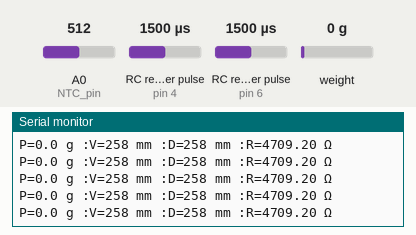
A sketch run on a simulated Arduino Uno, built with avr-gcc and run on an emulated ATmega328P. Parts: the last lines printed to the serial monitor. Wiring (inferred from the names in the program): 2 × RC receiver channel: data pin 4 / data pin 6. The test bench sets the inputs (shaded band); at power-on: RC receiver pulse (sensors on pin 4, pin 6) 1500 µs, weight on the scale 0 g, A0 (NTC_pin) = 512.

Above: at 3.2 s.
3.3 s: RC receiver pulse (sensor on pin 4) set to 1020 µs
At 3.39 s:
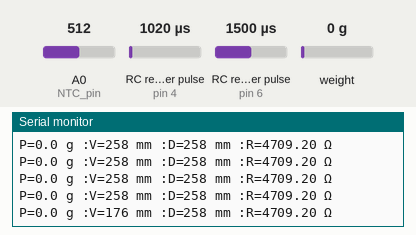
6.3 s: RC receiver pulse (sensor on pin 6) set to 1020 µs
At 6.33 s:
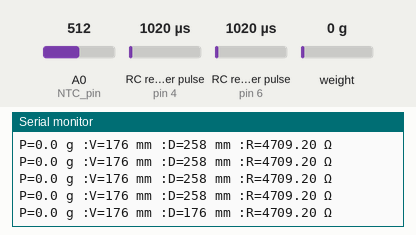
7.8 s: weight on the scale set to 100 g
At 7.87 s:
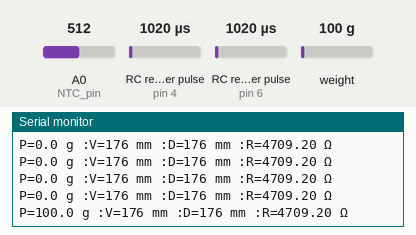
10.8 s: A0 (NTC_pin) set to 716
At 10.81 s:
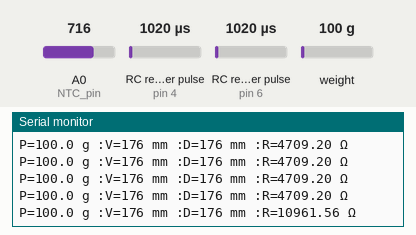
12.3 s: RC receiver pulse (sensor on pin 4) set to 1250 µs
At 12.35 s:
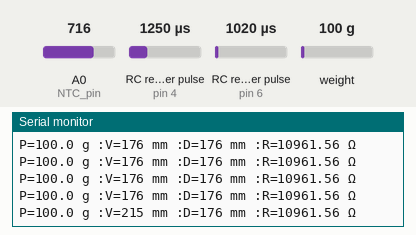
15.3 s: RC receiver pulse (sensor on pin 6) set to 1250 µs
At 15.43 s:
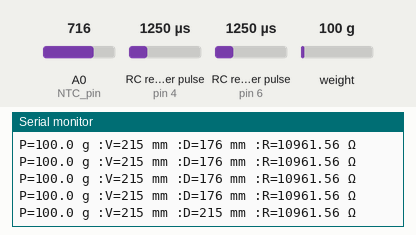
Timing chart, 0 to 17.8 s (numbered marks = the images above; inputs shaded):
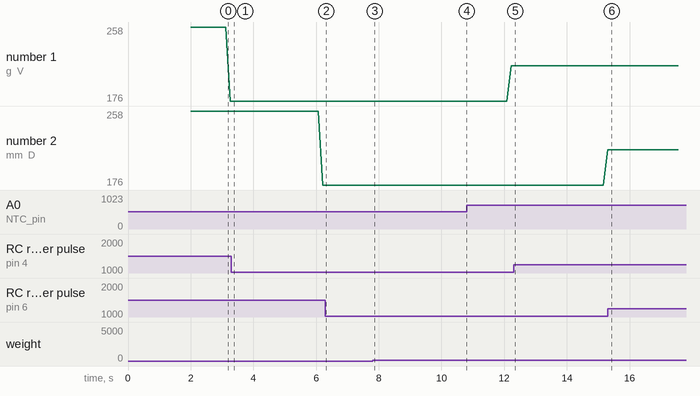

The sketch:

load_cell_and_HC_SR04_NTC.ino
```cpp
#include "HX711.h"

#define LOADCELL_DOUT_PIN  3
#define LOADCELL_SCK_PIN   2

HX711 scale;
float calibration_factor = -1194.0;

const int CH1_pingPin = 7;
const int CH1_echoPin = 6;
const int CH2_pingPin = 5;
const int CH2_echoPin = 4;

const int NTC_pin = A0; // Analog pin for NTC temperature sensor
/*
#Temperature (°C) | Resistance (kΩ)
#---------------------------------
#24               | 260
#30               | 200
#34               | 161
#55               | 72
#90               | 20.2
#100              | 14.5
#120              | 7.9
#150              | 3.47
#160              | 2.65
#170              | 2.08
#180              | 1.66
#191              | 1.31
#195              | 1.17
*/

void setup() {
  Serial.begin(115200);
  scale.begin(LOADCELL_DOUT_PIN, LOADCELL_SCK_PIN);
  scale.set_scale();
  scale.tare();
  long zero_factor = scale.read_average();
  scale.set_scale(calibration_factor);
  Serial.print("Zero factor: ");
  Serial.println(zero_factor);
  pinMode(CH1_pingPin, OUTPUT);
  pinMode(CH1_echoPin, INPUT);
  pinMode(CH2_pingPin, OUTPUT);
  pinMode(CH2_echoPin, INPUT);
}

void loop() {
  Serial.print("P=");
  Serial.print(scale.get_units(), 1);
  Serial.print(" g :");

  digitalWrite(CH2_pingPin, LOW);
  delayMicroseconds(2);
  digitalWrite(CH2_pingPin, HIGH);
  delayMicroseconds(10);
  digitalWrite(CH2_pingPin, LOW);
  long duration = pulseIn(CH2_echoPin, HIGH);
  long mm = microsecondsToMillimeters(duration);
  Serial.print("V=");
  Serial.print(mm);
  Serial.print(" mm :");

  delay(1);

  digitalWrite(CH1_pingPin, LOW);
  delayMicroseconds(2);
  digitalWrite(CH1_pingPin, HIGH);
  delayMicroseconds(10);
  digitalWrite(CH1_pingPin, LOW);
  duration = pulseIn(CH1_echoPin, HIGH);
  mm = microsecondsToMillimeters(duration);
  Serial.print("D=");
  Serial.print(mm);
  Serial.print(" mm :");

  // Read NTC temperature sensor value
  int ntcRawValue = analogRead(NTC_pin);

  // Convert NTC value to resistance
  float ntcResistance = calculateNTCResistance(ntcRawValue);

/*
  // Convert resistance to temperature in Celsius
  float ntcTemperature = calculateNTCTemperature(ntcResistance);

  Serial.print("T=");
  Serial.print(ntcTemperature, 2);
  Serial.println(" °C");
*/
  Serial.print("R=");
  Serial.print(ntcResistance, 2);
  Serial.println(" Ω");

  delay(1);
}

long microsecondsToMillimeters(long microseconds) {
  return 10 * microseconds / 29 / 2;
}

// Calculate NTC resistance based on analog value
float calculateNTCResistance(int rawValue) {
  float voltage = (float)rawValue * 5.0 / 1023.0;
  float ntcResistance = 4700.0 * voltage / (5.0 - voltage);
  return ntcResistance;
}

// Convert NTC resistance to temperature using Steinhart-Hart equation
float calculateNTCTemperature(float resistance) {
  const float A = 0.001125308852122;   // Steinhart-Hart coefficients
  const float B = 0.000234711863267;
  const float C = 0.000000085663516;
  float steinhart = resistance / 4700.0; // Normalize resistance
  steinhart = log(steinhart);            // ln(R/R0)
  steinhart /= A;
  steinhart += B;
  steinhart += C;
  steinhart = 1.0 / steinhart;           // Invert
  steinhart -= 273.15;                   // Convert to Celsius
  return steinhart;
}
```

Measured:
- after the input at 15.3 s, the serial monitor: prints a new line at once (image 6)
- plotted number 1: 176 → 215 after the input at 10.8 s
- plotted number 2: 258 → 176 after the input at 3.3 s
